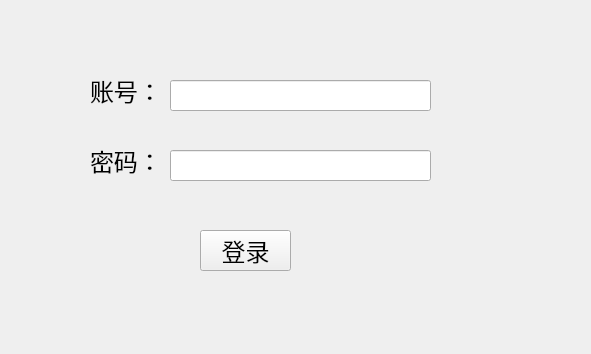
<?xml version="1.0" encoding="UTF-8"?>
<ui version="4.0">
 <class>Login</class>
 <widget class="QWidget" name="Login">
  <property name="geometry">
   <rect>
    <x>0</x>
    <y>0</y>
    <width>591</width>
    <height>354</height>
   </rect>
  </property>
  <property name="windowTitle">
   <string>Login</string>
  </property>
  <widget class="QLabel" name="label">
   <property name="geometry">
    <rect>
     <x>90</x>
     <y>70</y>
     <width>71</width>
     <height>41</height>
    </rect>
   </property>
   <property name="font">
    <font>
     <pointsize>18</pointsize>
    </font>
   </property>
   <property name="text">
    <string>账号：</string>
   </property>
  </widget>
  <widget class="QLineEdit" name="leusername">
   <property name="geometry">
    <rect>
     <x>170</x>
     <y>80</y>
     <width>261</width>
     <height>31</height>
    </rect>
   </property>
  </widget>
  <widget class="QLineEdit" name="lepassword">
   <property name="geometry">
    <rect>
     <x>170</x>
     <y>150</y>
     <width>261</width>
     <height>31</height>
    </rect>
   </property>
  </widget>
  <widget class="QLabel" name="label_2">
   <property name="geometry">
    <rect>
     <x>90</x>
     <y>140</y>
     <width>71</width>
     <height>41</height>
    </rect>
   </property>
   <property name="font">
    <font>
     <pointsize>18</pointsize>
    </font>
   </property>
   <property name="text">
    <string>密码：</string>
   </property>
  </widget>
  <widget class="QPushButton" name="pushButton">
   <property name="geometry">
    <rect>
     <x>200</x>
     <y>230</y>
     <width>91</width>
     <height>41</height>
    </rect>
   </property>
   <property name="font">
    <font>
     <pointsize>18</pointsize>
    </font>
   </property>
   <property name="text">
    <string>登录</string>
   </property>
  </widget>
 </widget>
 <resources/>
 <connections/>
</ui>
